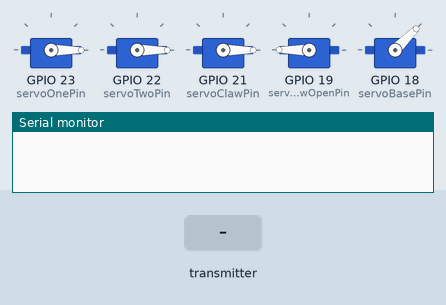
This sketch was run on a simulated ESP32. Shown: 5 × servo, the last lines printed to the serial monitor. The test bench sets the inputs (shaded band).

Above: at 1.2 s.
1.3 s: the transmitter starts sending xPos = 1024
At 1.83 s:
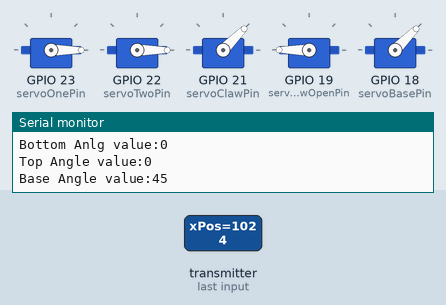
4.3 s: the transmitter starts sending yPos = 1024
At 4.53 s:
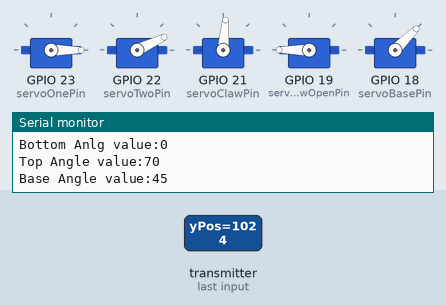
7.3 s: the transmitter starts sending xPos2 = 1024
At 7.53 s:
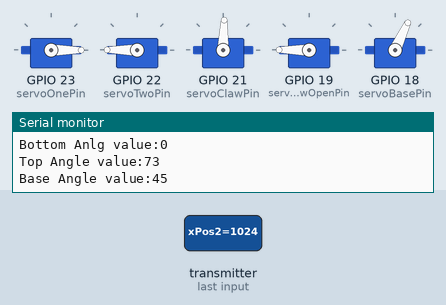
10.3 s: the transmitter starts sending yPos2 = 1024
At 10.53 s:
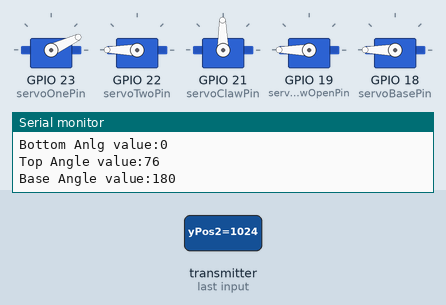
13.3 s: the transmitter starts sending xPos = 0
15.7 s: the transmitter starts sending yPos = 0
At 17.5 s:
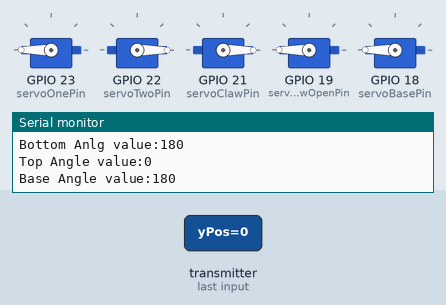
Timing chart, 0 to 19.0 s (numbered marks = the images above; inputs shaded):
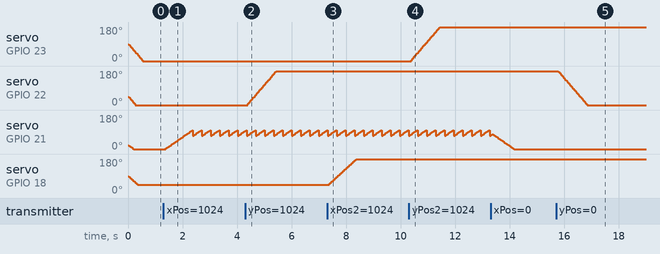

The sketch:

armRecieverRTOS.ino
```cpp
#include <esp_now.h>
#include <WiFi.h>
#include <ESP32Servo.h>

#define CHANNEL 1 //Channel for communcation between transmitter and reciever device

//Create Objects for servos

Servo servoBottom,
      servoMiddle,
      servoTop,
      clawAngleServo,
      servoBase;

// Determine the Core FREERTOS will use //

#if CONFIG_FREERTOS_UNICORE //single core device
  static const BaseType_t app_cpu = 0;

#else //dual core device
  static const BaseType_t app_cpu = 1;

#endif

//Variables that control pin connections along with angles of servos

int servoOnePin = 23,
    servoTwoPin = 22,
    servoClawPin = 21,
    servoClawOpenPin = 19,
    servoBasePin = 18;

int midAngle = 45,
    bottomAngle = 90,
    topAngle = 20,
    baseAngle = 90;


//Struct that holds the information we're sending, a struct is necessary when //
//              sending multiple data when using ESP-NOW                      //
typedef struct joyStickData{

  int xPos;
  int yPos;
  int xPos2;
  int yPos2;
  int buttPin;


}joyStickData;

joyStickData incomingX;

uint8_t newData; //initializes unsigned integer newData


// function that task will execute //
void processMovement(void *placeHolder){

  while(true){

    // Startup Case //

    servoMiddle.write(midAngle);
    servoBottom.write(bottomAngle);
    clawAngleServo.write(topAngle);
    servoTop.write(0);
    servoBase.write(baseAngle);


    //                         *Claw Grab Controls*                            //
    //     servoTop => push button (down = close claw, idel = open claw)       //

    if (incomingX.buttPin == HIGH){ //close claw with press of button
      servoTop.write(0);
    }

    else {                        //when button is not pressed leave claw open
      servoTop.write(180);
    }


    //        *Middle Segment Controls*         //
    //       yPos => left joystick y axis       //

    if( incomingX.yPos > 120){
      midAngle+= 5;
      if(midAngle > 180){
        midAngle = 180;
      }
    }

    else if ( incomingX.yPos < 50){
      midAngle -= 5;
      if(midAngle < 0){
        midAngle = 0;
      }
    }

    //        *Bottom Segment Controls*         //
    //       yPos2 => right joystick y axis     //

    if( incomingX.yPos2 > 120){
      bottomAngle += 5;
      if(bottomAngle > 180){
        bottomAngle = 180;
      }
    }

    else if ( incomingX.yPos2 < 50){
      bottomAngle -= 5;
      if(bottomAngle < 0){
        bottomAngle = 0;
      }
    }


    //       *Claw Angle Controls*      //
    //    xPos => left joystick x axis  //

      if( incomingX.xPos > 100){ //if x position of left js is pushed right move angle of claw up
          topAngle += 3;

          if (topAngle > 100){

            topAngle = 70; //max claw angle (top)

          }

      }

      else if ( incomingX.xPos < 35){ //if x position of left js is pushed left move angle of claw down
        topAngle -= 3;
        if(topAngle < 0){

          topAngle = 0; //max claw angle (low)

        }

      }

    //       *Arm Turning Controls*       //
    //   xPos2 => right joystick x axis   //

    if (incomingX.xPos2 < 60){
        baseAngle -= 4;

        if(baseAngle < 45){
          baseAngle = 45;   //max turn radius to right

        }

      }


    else if (incomingX.xPos2 > 110){

      baseAngle += 4;

      if(baseAngle > 180){
        baseAngle = 180; //max turn radius to left
      }

    }

    vTaskDelay(30 / portTICK_PERIOD_MS); //pause this task and run it every 30 mili-seconds
    }

  }

void setup() {

  Serial.begin(115200);

  WiFi.mode(WIFI_AP);
  WiFi.softAP("RX_1", "RX_1_Password", CHANNEL, 0); // Give the network a name for searching

  esp_now_init(); // initializes esp_now
  esp_now_register_recv_cb(OnDataRecv);  // callback function to data received

  // attach servos to corresponding pins //
  servoBottom.attach(servoOnePin);          //GPIO 23
  servoMiddle.attach(servoTwoPin);          //GPIO 22
  clawAngleServo.attach(servoClawPin);      //GPIO 21
  servoTop.attach(servoClawOpenPin);        //GPIO 19
  servoBase.attach(servoBasePin);           //GPIO 18

  // Task created to handle processing of sent over data and converting it into arm movement //

  xTaskCreatePinnedToCore(
    processMovement,           //Function that's called
    "ProcessArmMovement",     //Name of Task
    4096,                    //(4096 good for tasks that require WiFi communication)
    NULL,                   //Parameter for function
    24,                    //Task Priority 0-24 (0 lowest priority & 24 highest priority)
    NULL,                 //Task handler
    app_cpu);            //run task on core selected at the top


}

void loop() {

  // loop empty due to while true function used with RTOS

}

// Function that acts as a call back, triggered whenever data is recieved from transmitter to ensure it's working as intended //
void OnDataRecv(const esp_now_recv_info *info, const uint8_t *data, int data_len) {

  memcpy(&incomingX, data, sizeof(incomingX));


  /*

  Serial.print("JOYSTICK 1 Values");
  Serial.println("-------------------------------------");

  Serial.print("x-left: ");
  Serial.println(incomingX.xPos);

  Serial.print("y-left: ");
  Serial.println(incomingX.yPos);

  Serial.print("JOYSTICK 2 Values");
  Serial.println("--------------------------------------");

  Serial.print("x-right: ");
  Serial.println(incomingX.xPos2);

  Serial.print("y-right: ");
  Serial.println(incomingX.yPos2);

  Serial.print("Button Status: ");
  Serial.println(incomingX.buttPin);

  */

  Serial.print("Angle Values:");
  Serial.println("---------------------------------------------------------");

  Serial.print("Mid angle value: ");
  Serial.println(midAngle);

  Serial.print("Bottom Anlg value:");
  Serial.println(bottomAngle);

  Serial.print("Top Angle value:");
  Serial.println(topAngle);

  Serial.print("Base Angle value:");
  Serial.println(baseAngle);


}
```

Measured:
- after the input at 4.3 s, servo on GPIO 22 (servoTwoPin): moves from 0° to 180° over 1.1 s, starting after 0.09 s
- after the input at 7.3 s, servo on GPIO 18 (servoBasePin): moves from 45° to 180° over 0.99 s, starting after 0.09 s
- after the input at 10.3 s, servo on GPIO 23 (servoOnePin): moves from 0° to 180° over 1.1 s, starting after 0.09 s
- after the input at 15.7 s, servo on GPIO 22 (servoTwoPin): moves from 180° to 0° over 1.1 s, starting after 0.09 s
